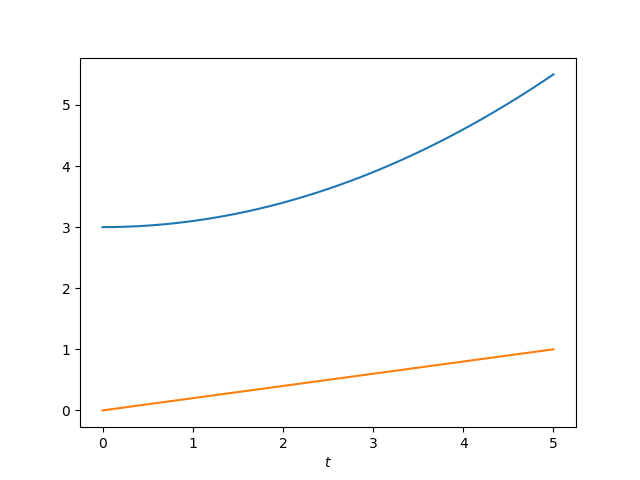

Generate this figure with Python:
import numpy as np
import matplotlib.pyplot as plt

alpha = 3.00
beta = 0.100

v = lambda t: alpha + beta * t ** 2
a = lambda t: 2 * beta * t

xp = np.linspace(0, 5.00)

plt.plot(xp, v(xp))
plt.plot(xp, a(xp))

plt.xlabel(r'$t$')

plt.savefig('2_17')
plt.show()

